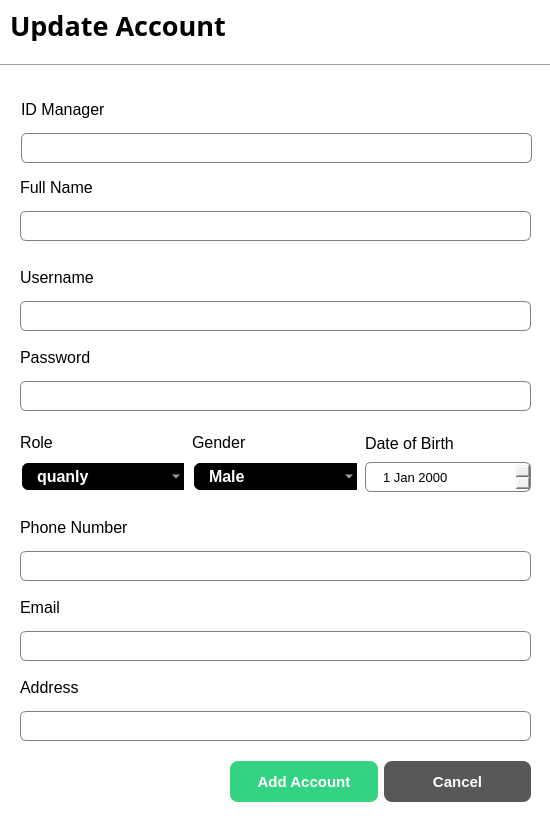
<?xml version="1.0" encoding="UTF-8"?>
<ui version="4.0">
 <class>Update_Account_Dialog</class>
 <widget class="QDialog" name="Update_Account_Dialog">
  <property name="geometry">
   <rect>
    <x>0</x>
    <y>0</y>
    <width>550</width>
    <height>820</height>
   </rect>
  </property>
  <property name="windowTitle">
   <string>Dialog</string>
  </property>
  <property name="styleSheet">
   <string notr="true">QDialog{
	background-color: rgb(255, 255, 255);
}
QLineEdit{
	border: 1px solid gray;
	border-radius:6px;
	padding-left:15px;
	height:30px;
}
QDateEdit{
	border:1px solid gray;
	border-radius:6px;
	padding-left:15px;
	height:28px;
}
QComboBox{
	border:2px solid white;
	border-radius:8px;
	padding:1px 15px 1px 3px;
	background-color: black;
	color:white;
	height:25px;
	padding-left:15px;
	font-weight:bold;
	selection-background-color:#298089;
}
</string>
  </property>
  <widget class="Line" name="line">
   <property name="geometry">
    <rect>
     <x>0</x>
     <y>50</y>
     <width>551</width>
     <height>31</height>
    </rect>
   </property>
   <property name="orientation">
    <enum>Qt::Horizontal</enum>
   </property>
  </widget>
  <widget class="QLabel" name="label">
   <property name="geometry">
    <rect>
     <x>10</x>
     <y>10</y>
     <width>251</width>
     <height>31</height>
    </rect>
   </property>
   <property name="font">
    <font>
     <family>Rockwell</family>
     <pointsize>20</pointsize>
     <bold>true</bold>
    </font>
   </property>
   <property name="text">
    <string>Update Account</string>
   </property>
  </widget>
  <widget class="QWidget" name="layoutWidget">
   <property name="geometry">
    <rect>
     <x>230</x>
     <y>760</y>
     <width>301</width>
     <height>43</height>
    </rect>
   </property>
   <layout class="QHBoxLayout" name="horizontalLayout_2">
    <item>
     <widget class="QPushButton" name="Update_Account_Button">
      <property name="minimumSize">
       <size>
        <width>0</width>
        <height>41</height>
       </size>
      </property>
      <property name="styleSheet">
       <string notr="true">QPushButton{	
	background-color: #34D381;
	border:none;
	color:white;
	border-radius:8px;
	font-weight:bold;
	font-size:15px;
}</string>
      </property>
      <property name="text">
       <string>Add Account</string>
      </property>
     </widget>
    </item>
    <item>
     <widget class="QPushButton" name="CancelButton">
      <property name="minimumSize">
       <size>
        <width>0</width>
        <height>41</height>
       </size>
      </property>
      <property name="styleSheet">
       <string notr="true">QPushButton{
	background-color: #585858;
	border:none;
	color:white;
	border-radius:8px;
	font-weight:bold;
	font-size:15px;
}</string>
      </property>
      <property name="text">
       <string>Cancel</string>
      </property>
     </widget>
    </item>
   </layout>
  </widget>
  <widget class="QWidget" name="layoutWidget_2">
   <property name="geometry">
    <rect>
     <x>20</x>
     <y>260</y>
     <width>511</width>
     <height>71</height>
    </rect>
   </property>
   <layout class="QVBoxLayout" name="verticalLayout_2">
    <item>
     <widget class="QLabel" name="label_3">
      <property name="font">
       <font>
        <pointsize>12</pointsize>
       </font>
      </property>
      <property name="text">
       <string>Username</string>
      </property>
     </widget>
    </item>
    <item>
     <widget class="QLineEdit" name="Update_Username_Account_lineEdit">
      <property name="minimumSize">
       <size>
        <width>0</width>
        <height>30</height>
       </size>
      </property>
      <property name="maximumSize">
       <size>
        <width>16777215</width>
        <height>30</height>
       </size>
      </property>
      <property name="font">
       <font>
        <pointsize>10</pointsize>
       </font>
      </property>
     </widget>
    </item>
   </layout>
  </widget>
  <widget class="QWidget" name="layoutWidget_3">
   <property name="geometry">
    <rect>
     <x>20</x>
     <y>340</y>
     <width>511</width>
     <height>71</height>
    </rect>
   </property>
   <layout class="QVBoxLayout" name="verticalLayout_4">
    <item>
     <widget class="QLabel" name="label_5">
      <property name="font">
       <font>
        <pointsize>12</pointsize>
       </font>
      </property>
      <property name="text">
       <string>Password</string>
      </property>
     </widget>
    </item>
    <item>
     <widget class="QLineEdit" name="Update_Password_Account_lineEdit">
      <property name="minimumSize">
       <size>
        <width>0</width>
        <height>30</height>
       </size>
      </property>
      <property name="maximumSize">
       <size>
        <width>16777215</width>
        <height>30</height>
       </size>
      </property>
      <property name="font">
       <font>
        <pointsize>10</pointsize>
       </font>
      </property>
     </widget>
    </item>
   </layout>
  </widget>
  <widget class="QWidget" name="layoutWidget">
   <property name="geometry">
    <rect>
     <x>21</x>
     <y>92</y>
     <width>511</width>
     <height>71</height>
    </rect>
   </property>
   <layout class="QVBoxLayout" name="verticalLayout">
    <item>
     <widget class="QLabel" name="label_2">
      <property name="font">
       <font>
        <pointsize>12</pointsize>
       </font>
      </property>
      <property name="text">
       <string>ID Manager</string>
      </property>
     </widget>
    </item>
    <item>
     <widget class="QLineEdit" name="Update_ID_Manager_lineEdit">
      <property name="minimumSize">
       <size>
        <width>0</width>
        <height>30</height>
       </size>
      </property>
      <property name="maximumSize">
       <size>
        <width>16777215</width>
        <height>30</height>
       </size>
      </property>
      <property name="font">
       <font>
        <pointsize>10</pointsize>
       </font>
      </property>
     </widget>
    </item>
   </layout>
  </widget>
  <widget class="QWidget" name="layoutWidget">
   <property name="geometry">
    <rect>
     <x>20</x>
     <y>170</y>
     <width>511</width>
     <height>71</height>
    </rect>
   </property>
   <layout class="QVBoxLayout" name="verticalLayout_3">
    <item>
     <widget class="QLabel" name="label_4">
      <property name="font">
       <font>
        <pointsize>12</pointsize>
       </font>
      </property>
      <property name="text">
       <string>Full Name</string>
      </property>
     </widget>
    </item>
    <item>
     <widget class="QLineEdit" name="Update_Name_Manager_lineEdit">
      <property name="minimumSize">
       <size>
        <width>0</width>
        <height>30</height>
       </size>
      </property>
      <property name="maximumSize">
       <size>
        <width>16777215</width>
        <height>30</height>
       </size>
      </property>
      <property name="font">
       <font>
        <pointsize>10</pointsize>
       </font>
      </property>
     </widget>
    </item>
   </layout>
  </widget>
  <widget class="QWidget" name="layoutWidget">
   <property name="geometry">
    <rect>
     <x>20</x>
     <y>590</y>
     <width>511</width>
     <height>71</height>
    </rect>
   </property>
   <layout class="QVBoxLayout" name="verticalLayout_9">
    <item>
     <widget class="QLabel" name="label_10">
      <property name="font">
       <font>
        <pointsize>12</pointsize>
       </font>
      </property>
      <property name="text">
       <string>Email</string>
      </property>
     </widget>
    </item>
    <item>
     <widget class="QLineEdit" name="Update_Email_Manager_lineEdit">
      <property name="minimumSize">
       <size>
        <width>0</width>
        <height>30</height>
       </size>
      </property>
      <property name="maximumSize">
       <size>
        <width>16777215</width>
        <height>30</height>
       </size>
      </property>
      <property name="font">
       <font>
        <pointsize>10</pointsize>
       </font>
      </property>
     </widget>
    </item>
   </layout>
  </widget>
  <widget class="QWidget" name="layoutWidget">
   <property name="geometry">
    <rect>
     <x>20</x>
     <y>670</y>
     <width>511</width>
     <height>71</height>
    </rect>
   </property>
   <layout class="QVBoxLayout" name="verticalLayout_5">
    <item>
     <widget class="QLabel" name="label_6">
      <property name="font">
       <font>
        <pointsize>12</pointsize>
       </font>
      </property>
      <property name="text">
       <string>Address</string>
      </property>
     </widget>
    </item>
    <item>
     <widget class="QLineEdit" name="Update_Address_Manager_lineEdit">
      <property name="minimumSize">
       <size>
        <width>0</width>
        <height>30</height>
       </size>
      </property>
      <property name="maximumSize">
       <size>
        <width>16777215</width>
        <height>30</height>
       </size>
      </property>
      <property name="font">
       <font>
        <pointsize>10</pointsize>
       </font>
      </property>
     </widget>
    </item>
   </layout>
  </widget>
  <widget class="QWidget" name="layoutWidget">
   <property name="geometry">
    <rect>
     <x>20</x>
     <y>510</y>
     <width>511</width>
     <height>71</height>
    </rect>
   </property>
   <layout class="QVBoxLayout" name="verticalLayout_8">
    <item>
     <widget class="QLabel" name="label_9">
      <property name="font">
       <font>
        <pointsize>12</pointsize>
       </font>
      </property>
      <property name="text">
       <string>Phone Number</string>
      </property>
     </widget>
    </item>
    <item>
     <widget class="QLineEdit" name="Update_Phone_Manager_lineEdit">
      <property name="minimumSize">
       <size>
        <width>0</width>
        <height>30</height>
       </size>
      </property>
      <property name="maximumSize">
       <size>
        <width>16777215</width>
        <height>30</height>
       </size>
      </property>
      <property name="font">
       <font>
        <pointsize>10</pointsize>
       </font>
      </property>
     </widget>
    </item>
   </layout>
  </widget>
  <widget class="QWidget" name="layoutWidget">
   <property name="geometry">
    <rect>
     <x>20</x>
     <y>430</y>
     <width>511</width>
     <height>62</height>
    </rect>
   </property>
   <layout class="QHBoxLayout" name="horizontalLayout">
    <item>
     <layout class="QVBoxLayout" name="verticalLayout_6">
      <item>
       <widget class="QLabel" name="label_7">
        <property name="font">
         <font>
          <pointsize>12</pointsize>
         </font>
        </property>
        <property name="text">
         <string>Role</string>
        </property>
       </widget>
      </item>
      <item>
       <widget class="QComboBox" name="Update_Role_Account_comboBox">
        <property name="font">
         <font>
          <pointsize>12</pointsize>
          <bold>true</bold>
         </font>
        </property>
        <item>
         <property name="text">
          <string>quanly</string>
         </property>
        </item>
        <item>
         <property name="text">
          <string>admin</string>
         </property>
        </item>
       </widget>
      </item>
     </layout>
    </item>
    <item>
     <layout class="QVBoxLayout" name="verticalLayout_10">
      <item>
       <widget class="QLabel" name="label_11">
        <property name="font">
         <font>
          <pointsize>12</pointsize>
         </font>
        </property>
        <property name="text">
         <string>Gender</string>
        </property>
       </widget>
      </item>
      <item>
       <widget class="QComboBox" name="Update_Gender_Manager_comboBox">
        <property name="font">
         <font>
          <pointsize>12</pointsize>
          <bold>true</bold>
         </font>
        </property>
        <item>
         <property name="text">
          <string>Male</string>
         </property>
        </item>
        <item>
         <property name="text">
          <string>Female</string>
         </property>
        </item>
       </widget>
      </item>
     </layout>
    </item>
    <item>
     <layout class="QVBoxLayout" name="verticalLayout_7">
      <item>
       <widget class="QLabel" name="label_8">
        <property name="font">
         <font>
          <pointsize>12</pointsize>
         </font>
        </property>
        <property name="text">
         <string>Date of Birth</string>
        </property>
       </widget>
      </item>
      <item>
       <widget class="QDateEdit" name="Update_Birth_Manage_dateEdit">
        <property name="font">
         <font>
          <pointsize>10</pointsize>
         </font>
        </property>
       </widget>
      </item>
     </layout>
    </item>
   </layout>
  </widget>
 </widget>
 <resources/>
 <connections/>
</ui>
